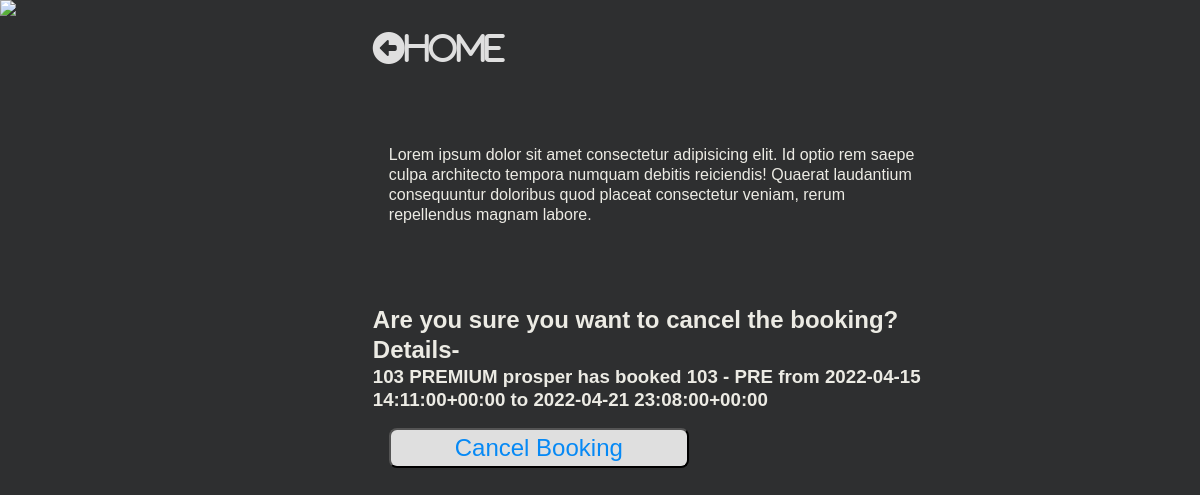
The page /booking/cancel/12/ on the database its author committed.
### hotel/models.py (models this page shows, shortened)
class Booking(models.Model):
    user = models.ForeignKey(settings.AUTH_USER_MODEL, on_delete=models.CASCADE)
    room = models.ForeignKey(Room, on_delete=models.CASCADE)
    check_in = models.DateTimeField()
    check_out = models.DateTimeField()
    def __str__(self):
        return f"{self.user} has booked {self.room} from {self.check_in} to {self.check_out}"
    def get_room_category(self):
        room_categories = dict(self.room.ROOM_CATEGORIES)
        room_category = room_categories.get(self.room.category)
        return room_category

class Room(models.Model):
    ROOM_CATEGORIES=(
        ('EXE', 'EXECUTIVE'),
        ('DEL', 'DELUXE'),
        ('PRE', 'PREMIUM'),
        ('STD', 'STANDARD'),
        ('PNT', 'PENTHOUSE')
    )
    number = models.IntegerField()
    category = models.CharField(max_length=3, choices=ROOM_CATEGORIES)
    beds = models.IntegerField()
    capacity = models.IntegerField()
    def __str__(self):
        return f"{self.number} - {self.category}"

### hotel/views.py (the view)
# urls.py: path('booking/cancel/<pk>/', CancelBookingView.as_view(), name="CancelBookingView")
class CancelBookingView(DeleteView):
    model = Booking
    template_name = "hotel/booking_cancel_view.html"
    success_url = reverse_lazy('BookingListView')

### hotel/templates/hotel/booking_cancel_view.html (shortened to what this page needs)
{% load static %}
<!DOCTYPE html>
<html lang="en">
<head>
    <link rel="stylesheet" href="{% static 'hotel/css/room_detail_view.css' %}">
</head>
<body>
    <div class="content">
        <div class="image">
            <img
                src="https://images.unsplash.com/photo-1519710164239-da123dc03ef4?ixlib=rb-1.2.1&ixid=eyJhcHBfaWQiOjEyMDd9&auto=format&fit=crop&w=500&q=60">
        </div>
        <div class="room">
            <div class="home">
                <a href="{% url 'RoomListView' %}"><i class="fas fa-arrow-alt-circle-left">Home</i></a>
            </div>
            <div class="room-info">
                <p>Lorem ipsum dolor sit amet consectetur adipisicing elit. Id optio rem saepe culpa architecto tempora
                    numquam debitis reiciendis! Quaerat laudantium consequuntur doloribus quod placeat consectetur
                    veniam,
                    rerum repellendus magnam labore. </p>
            </div>
            <form id="booking-form" action="" method="POST">
                <h2>Are you sure you want to cancel the booking? Details- </h2>
                <h3>{{ booking.room.number}} {{ booking.get_room_category }} {{ booking }}</h3>
                <div class="input-div">
                    <button type="submit">Cancel Booking</button>
                </div>
            </form>
        </div>
    </div>
</body>
</html>

### hotel/static/hotel/css/room_detail_view.css (style rules this page uses)
* { padding:0; margin:0; box-sizing: border-box; }
body { background-color: rgb(46, 47, 48); color: rgb(236, 235, 228); font-family: sans-serif; line-height: 1.25; height: 100vh; }
.content { display: flex; flex-direction: row; flex-wrap: wrap; width:100%; justify-content: left; }
.image { flex: 0.3; }
.room { flex:0.5; margin: 2rem; display:flex; text-align: left; align-items: start; flex-direction: column; }
.home { flex: 0.2; }
.room-info { flex: 0.4; margin: 5rem 1rem; }
form { display: flex; flex: 0.4 1 auto; flex-direction: column; }
.image img { flex:1; max-height: 99.2vh; }
i { color:#dfdfdf; font-size: 2rem; }
.input-div { flex: 1 1 auto; margin:1rem; display: flex; flex-direction: column; justify-content: space-between; }
input, button { flex:1; width:300px; border-radius: 0.5rem; line-height: 1.5; font-size: 1.5rem; color: #555; }
button { background-color: #dfdfdf; color:rgb(6, 137, 245); outline:none; }

### rows shown on the page
Booking: room.number "103", get_room_category "PREMIUM", user+room+check_in "prosper has booked 103 - PRE from 2022-04-15 14:11:00+00:00 to 2022-04-21 23:08:00+00:00"
